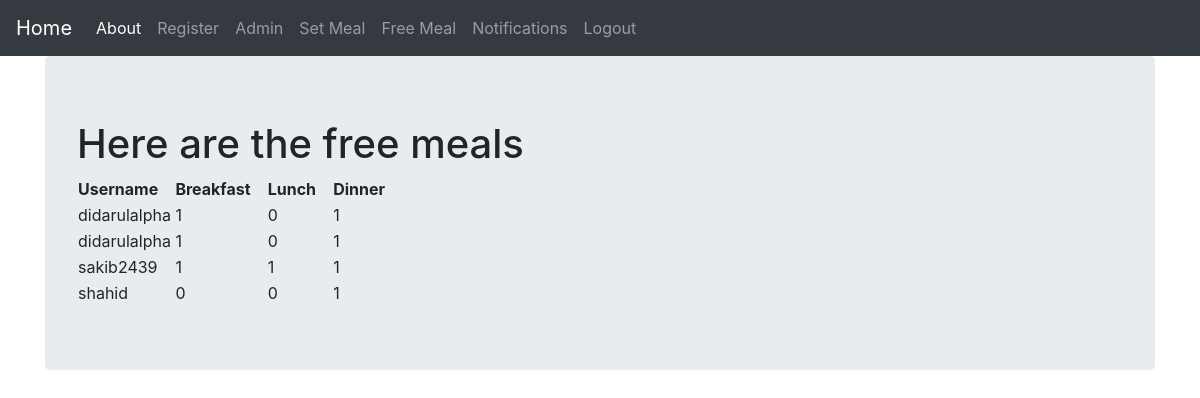
The app's page /notifications/ (signed in) with its own data.
### AppTwo/models.py (models this page shows, shortened)
class FreeMeal(models.Model):
	username = models.CharField(max_length = 30, null = True)
	breakfast_meal = models.PositiveIntegerField(default=True)
	lunch_meal = models.PositiveIntegerField(default=True)
	dinner_meal = models.PositiveIntegerField(default=True)

### AppTwo/views.py (the view)
# urls.py: url(r'^notifications/', views.notifications, name = 'notifications'),
def notifications(request):
	meal_list = FreeMeal.objects.order_by('username')
	meal_dict = {'meals': meal_list}
	return render(request, 'appTwo/notifications.html', context=meal_dict)

### templates/appTwo/notifications.html
<!DOCTYPE html>
{% extends "appTwo/base.html" %}
{% block sakib %}
<div class="jumbotron">
  <h1>Here are the free meals</h1>
  <table>
    <h4>
    <tr>
      <th>Username &nbsp &nbsp</th>
      <th>Breakfast &nbsp &nbsp</th>
      <th>Lunch &nbsp &nbsp</th>
      <th>Dinner</th>
    </tr>
    </h4>
    {% if user.is_authenticated %}
    {% for meals in meals%}
    <h5>
    <tr>
      <td>{{meals.username}}</td>
      <td>{{meals.breakfast_meal}}</td>
      <td>{{meals.lunch_meal}}</td>
      <td>{{meals.dinner_meal}}</td>
    </tr>
    </h5>
    {% endfor %}
    {% endif%}
  </table>
</div>
{% endblock %}

### records on screen
FreeMeal: username "didarulalpha", breakfast_meal "1", lunch_meal "0", dinner_meal "1"
FreeMeal: username "didarulalpha", breakfast_meal "1", lunch_meal "0", dinner_meal "1"
FreeMeal: username "sakib2439", breakfast_meal "1", lunch_meal "1", dinner_meal "1"
FreeMeal: username "shahid", breakfast_meal "0", lunch_meal "0", dinner_meal "1"
